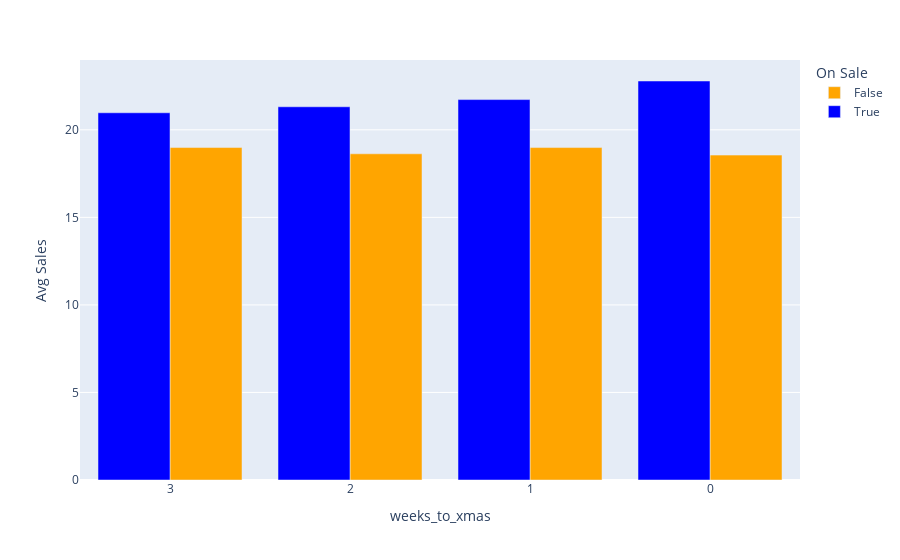

Here is the notebook cell this chart was saved with:
### Code cell
def f(x):
    d = dict()
    assert not x['store'].duplicated().any()
    d['Avg Sales'] = x['avg_week_sales'].mean()
    d['Num Companies'] = x['store'].nunique()
    d['Num Records'] = len(x)
    return pd.Series(d)

_temp = data.\
    groupby(['weeks_to_xmas', 'On Sale']).\
    apply(f).\
    reset_index()
    # sort_values('sales_size', ascending=True)
_temp
fig=px.bar(
    data_frame=_temp,
    x='weeks_to_xmas',
    y='Avg Sales',
    color='On Sale',
    color_discrete_map={True: 'blue', False: 'orange'},
    # facet_col='sales_size',
    barmode='group',
)
fig.update_xaxes(autorange="reversed",)
fig

### Figure 1 — Plotly figure (JSON) as saved in the notebook; plotly's stock layout.template omitted (floating-point values rounded to 4 significant figures)
{"data": [{"alignmentgroup": "True", "hovertemplate": "On Sale=False<br>weeks_to_xmas=%{x}<br>Avg Sales=%{y}<extra></extra>", "legendgroup": "False", "marker": {"color": "orange", "pattern": {"shape": ""}}, "name": "False", "offsetgroup": "False", "orientation": "v", "showlegend": true, "textposition": "auto", "type": "bar", "x": [0, 1, 2, 3], "xaxis": "x", "y": [18.55, 18.99, 18.63, 18.99], "yaxis": "y"}, {"alignmentgroup": "True", "hovertemplate": "On Sale=True<br>weeks_to_xmas=%{x}<br>Avg Sales=%{y}<extra></extra>", "legendgroup": "True", "marker": {"color": "blue", "pattern": {"shape": ""}}, "name": "True", "offsetgroup": "True", "orientation": "v", "showlegend": true, "textposition": "auto", "type": "bar", "x": [0, 1, 2, 3], "xaxis": "x", "y": [22.79, 21.73, 21.32, 20.97], "yaxis": "y"}], "layout": {"barmode": "group", "legend": {"title": {"text": "On Sale"}, "tracegroupgap": 0}, "margin": {"t": 60}, "xaxis": {"anchor": "y", "autorange": "reversed", "domain": [0, 1], "title": {"text": "weeks_to_xmas"}}, "yaxis": {"anchor": "x", "domain": [0, 1], "title": {"text": "Avg Sales"}}}}
